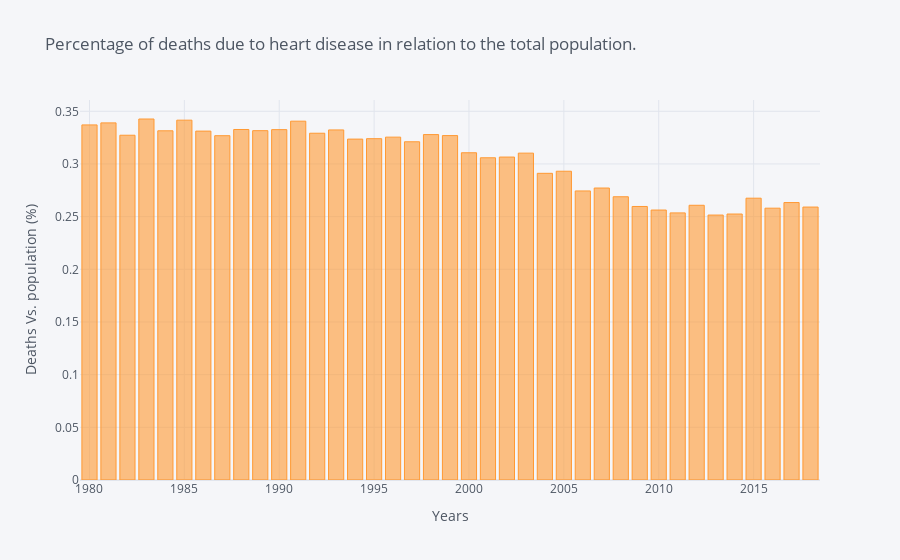

Here is the notebook cell this chart was saved with:
### Markdown cell above
The pivot table has only 39 rows due to the pivot operation create two columns: one for male deaths, one for female deaths and other for both.

### Code cell
# Shows the graph of number of deaths per year.
popul_vs_death.iplot(kind='bar',
               x='Periodo',
               y='Total_%',
               title='Percentage of deaths due to heart disease in relation to the total population.',
               yTitle='Deaths Vs. population (%)',
               xTitle='Years')

### Figure 1 — Plotly figure (JSON) as saved in the notebook; plotly's stock layout.template omitted (floating-point values rounded to 4 significant figures)
{"data": [{"marker": {"color": "rgba(255, 153, 51, 0.6)", "line": {"color": "rgba(255, 153, 51, 1.0)", "width": 1}}, "name": "Total_%", "orientation": "v", "text": "", "type": "bar", "x": [1980, 1981, 1982, 1983, 1984, 1985, 1986, 1987, 1988, 1989, 1990, 1991, 1992, 1993, 1994, 1995, 1996, 1997, 1998, 1999, 2000, 2001, 2002, 2003, 2004, 2005, 2006, 2007, 2008, 2009, 2010, 2011, 2012, 2013, 2014, 2015, 2016, 2017, 2018], "y": [0.3371, 0.339, 0.3273, 0.3427, 0.3315, 0.3416, 0.3312, 0.3268, 0.3327, 0.3316, 0.3326, 0.3406, 0.3292, 0.3323, 0.3236, 0.324, 0.3255, 0.3211, 0.3279, 0.327, 0.3107, 0.3059, 0.3066, 0.3103, 0.2911, 0.2931, 0.2744, 0.2772, 0.2689, 0.2596, 0.2563, 0.2536, 0.2608, 0.2515, 0.2525, 0.2675, 0.258, 0.2634, 0.2591]}], "layout": {"legend": {"bgcolor": "#F5F6F9", "font": {"color": "#4D5663"}}, "paper_bgcolor": "#F5F6F9", "plot_bgcolor": "#F5F6F9", "title": {"font": {"color": "#4D5663"}, "text": "Percentage of deaths due to heart disease in relation to the total population."}, "xaxis": {"gridcolor": "#E1E5ED", "showgrid": true, "tickfont": {"color": "#4D5663"}, "title": {"font": {"color": "#4D5663"}, "text": "Years"}, "zerolinecolor": "#E1E5ED"}, "yaxis": {"gridcolor": "#E1E5ED", "showgrid": true, "tickfont": {"color": "#4D5663"}, "title": {"font": {"color": "#4D5663"}, "text": "Deaths Vs. population (%)"}, "zerolinecolor": "#E1E5ED"}}}
